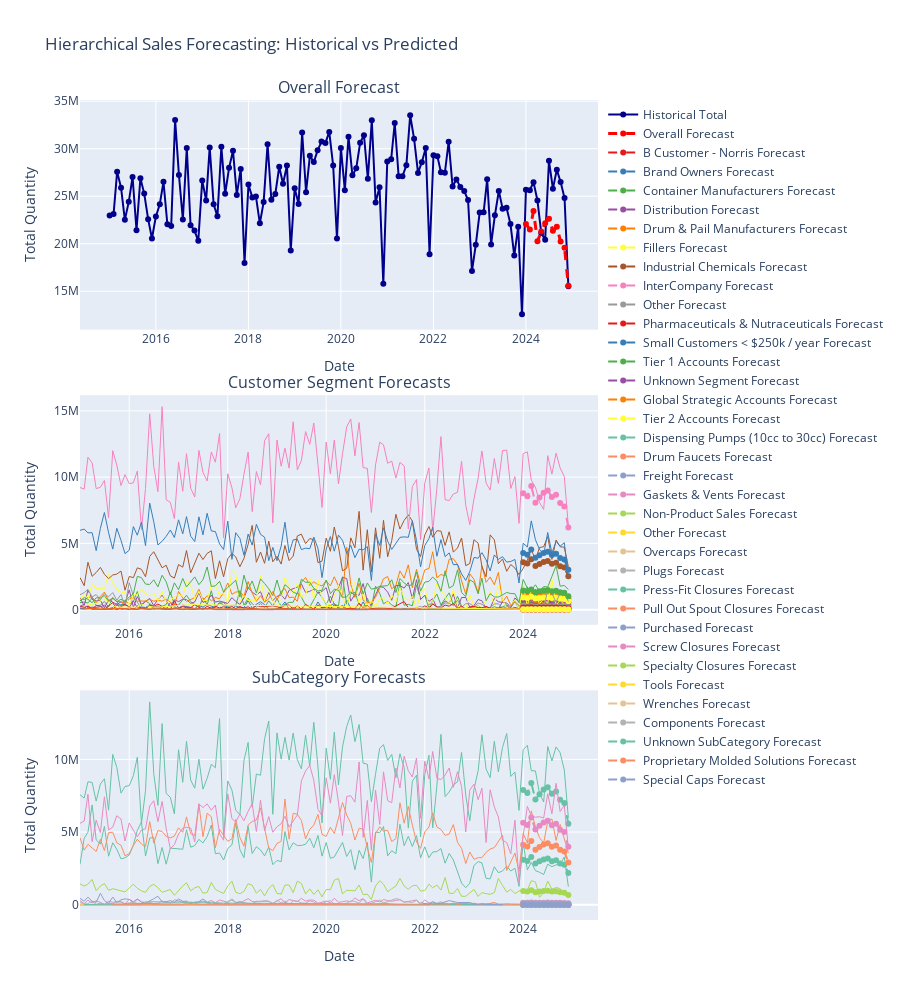

Notebook code for this chart:
### Markdown cell above
## Forecast Visualization & Results

Let's visualize the hierarchical forecasts and compare them with historical data.

### Code cell
# Create comprehensive forecast visualization
fig = make_subplots(
    rows=3, cols=1,
    subplot_titles=('Overall Forecast', 'Customer Segment Forecasts', 'SubCategory Forecasts'),
    vertical_spacing=0.08,
    specs=[[{"secondary_y": False}],
           [{"secondary_y": False}],
           [{"secondary_y": False}]]
)

# Overall forecast plot
fig.add_trace(
    go.Scatter(x=overall_ts['Date'], y=overall_ts['Total_Quantity'],
              mode='lines+markers', name='Historical Total',
              line=dict(color='darkblue', width=2)),
    row=1, col=1
)

fig.add_trace(
    go.Scatter(x=overall_forecasts['Date'], y=overall_forecasts['Ensemble'],
              mode='lines+markers', name='Overall Forecast',
              line=dict(color='red', width=3, dash='dash')),
    row=1, col=1
)

# Customer segment forecasts
segment_colors = px.colors.qualitative.Set1
for i, segment in enumerate(segment_ts['CustomerSegment'].unique()):
    # Historical data
    segment_hist = segment_ts[segment_ts['CustomerSegment'] == segment]
    fig.add_trace(
        go.Scatter(x=segment_hist['Date'], y=segment_hist['Total_Quantity'],
                  mode='lines', name=f'{segment} (Historical)',
                  line=dict(color=segment_colors[i % len(segment_colors)], width=1),
                  showlegend=False),
        row=2, col=1
    )
    
    # Forecast data
    segment_forecast = segment_forecasts_reconciled[segment_forecasts_reconciled['CustomerSegment'] == segment]
    fig.add_trace(
        go.Scatter(x=segment_forecast['Date'], y=segment_forecast['Ensemble_Reconciled'],
                  mode='lines+markers', name=f'{segment} Forecast',
                  line=dict(color=segment_colors[i % len(segment_colors)], width=2, dash='dash')),
        row=2, col=1
    )

# SubCategory forecasts
subcat_colors = px.colors.qualitative.Set2
for i, subcat in enumerate(subcategory_ts['SubCategoryName'].unique()):
    # Historical data
    subcat_hist = subcategory_ts[subcategory_ts['SubCategoryName'] == subcat]
    fig.add_trace(
        go.Scatter(x=subcat_hist['Date'], y=subcat_hist['Total_Quantity'],
                  mode='lines', name=f'{subcat} (Historical)',
                  line=dict(color=subcat_colors[i % len(subcat_colors)], width=1),
                  showlegend=False),
        row=3, col=1
    )
    
    # Forecast data
    subcat_forecast = subcategory_forecasts_reconciled[subcategory_forecasts_reconciled['SubCategoryName'] == subcat]
    fig.add_trace(
        go.Scatter(x=subcat_forecast['Date'], y=subcat_forecast['Ensemble_Reconciled'],
                  mode='lines+markers', name=f'{subcat} Forecast',
                  line=dict(color=subcat_colors[i % len(subcat_colors)], width=2, dash='dash')),
        row=3, col=1
    )

fig.update_layout(
    height=1000,
    title_text="Hierarchical Sales Forecasting: Historical vs Predicted",
    showlegend=True,
    legend=dict(orientation="v", yanchor="top", y=1, xanchor="left", x=1.01)
)

fig.update_xaxes(title_text="Date")
fig.update_yaxes(title_text="Total Quantity")

fig.show()

# Print forecast summary
print("\n=== FORECAST SUMMARY ===")
print(f"Forecast Period: {FORECAST_DATES[0].strftime('%Y-%m')} to {FORECAST_DATES[-1].strftime('%Y-%m')}")
print(f"\nOverall Forecast Summary:")
print(f"  Mean Monthly Forecast: {overall_forecasts['Ensemble'].mean():,.0f}")
print(f"  Total 12-Month Forecast: {overall_forecasts['Ensemble'].sum():,.0f}")
print(f"  Min-Max Range: {overall_forecasts['Ensemble'].min():,.0f} - {overall_forecasts['Ensemble'].max():,.0f}")

print(f"\nCustomer Segment Forecast Summary:")
for segment in segment_forecasts_reconciled['CustomerSegment'].unique():
    segment_data = segment_forecasts_reconciled[segment_forecasts_reconciled['CustomerSegment'] == segment]
    total_forecast = segment_data['Ensemble_Reconciled'].sum()
    print(f"  {segment}: {total_forecast:,.0f} (12-month total)")

print(f"\nSubCategory Forecast Summary:")
for subcat in subcategory_forecasts_reconciled['SubCategoryName'].unique():
    subcat_data = subcategory_forecasts_reconciled[subcategory_forecasts_reconciled['SubCategoryName'] == subcat]
    total_forecast = subcat_data['Ensemble_Reconciled'].sum()
    print(f"  {subcat}: {total_forecast:,.0f} (12-month total)")
